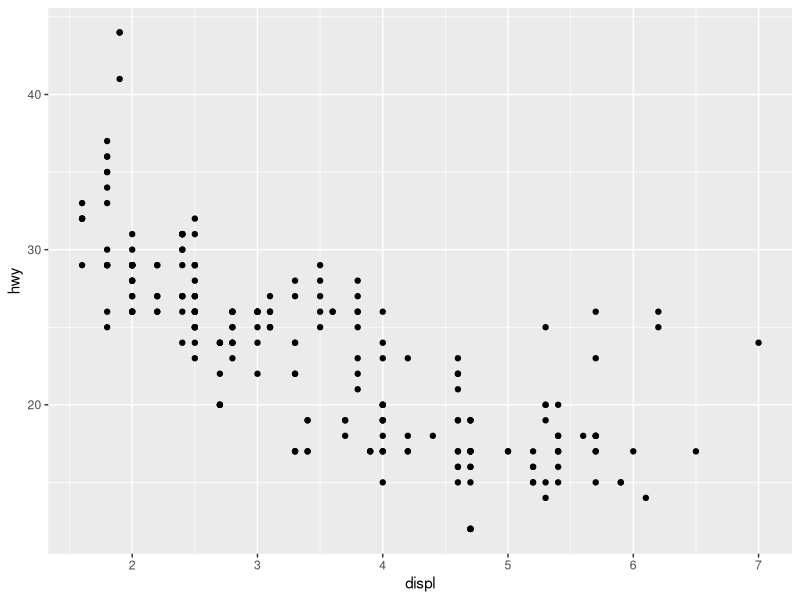
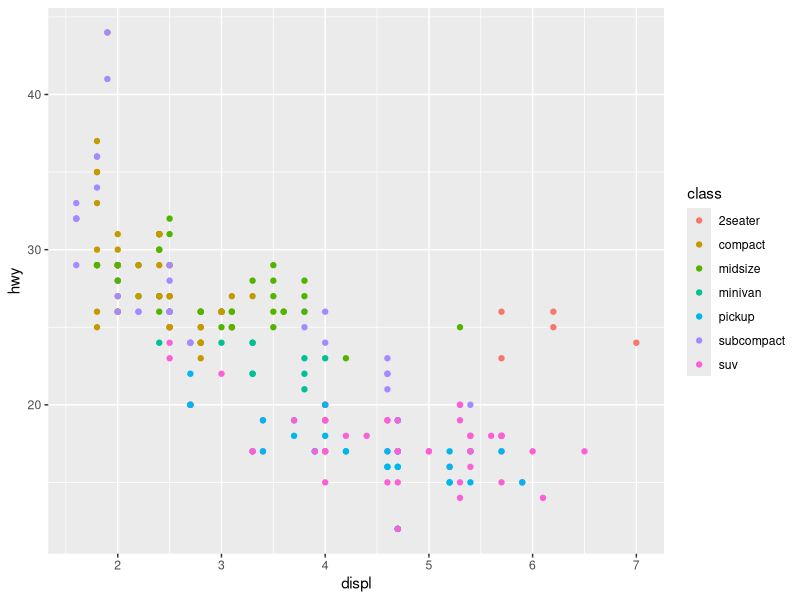
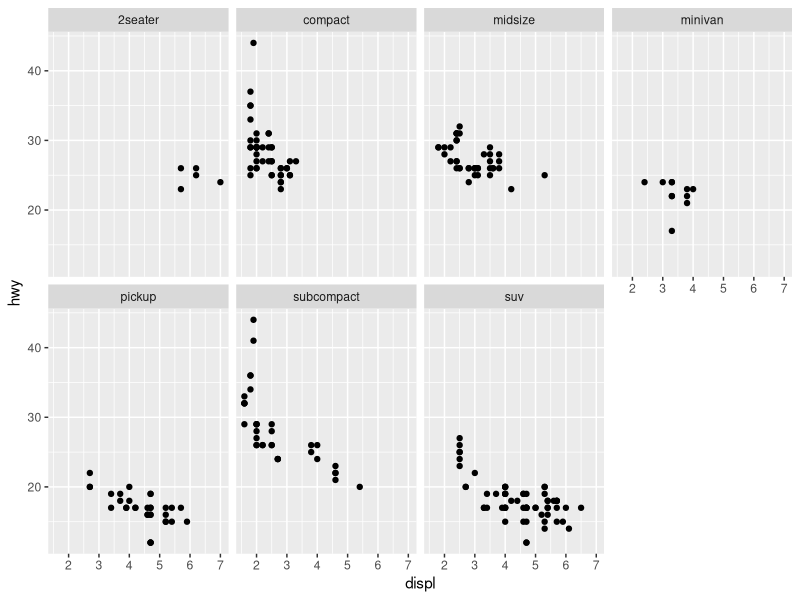

Write the R code that produced these figures, in order.
# ?tidyverse : Gives the description about the package tidyverse
install.packages("tidyverse")
library(tidyverse)

# '?mpg' Run this to see the description of the data and the meaning of abbreviations for the column headers 
mpg 

# Geoms : Use a geom function to represent data points, use the geom’s aesthetic properties to represent variables.Each function returns a layer

ggplot(data = mpg) + 
  geom_point(mapping = aes(x= displ, y = hwy))

ggplot(data = mpg) + 
  geom_point(mapping = aes(x= displ, y = hwy, colour = class))

# Faceting 
# Facets divide a plot into subplots based on the values of one or more discrete variables

ggplot(data = mpg) + 
  geom_point(mapping = aes(x= displ, y = hwy)) + 
  facet_wrap(~ class, nrow = 2)


  